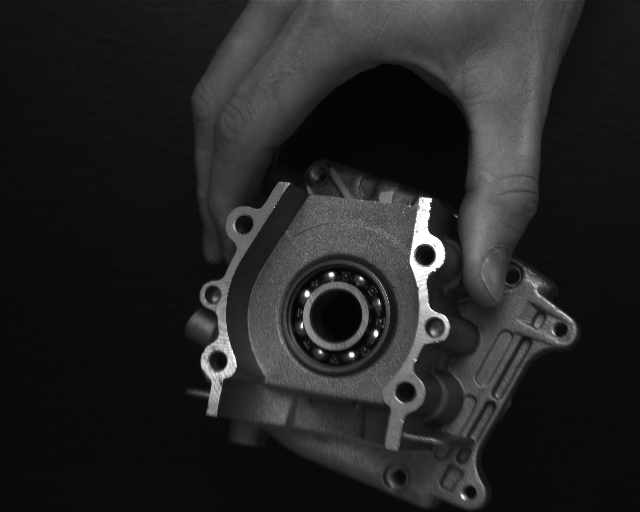
#> input picture imgs/engine_part_054.png, 640 x 512 px, found by its file name
$ python inspect_imgs.py
#> lines starting #> are read from the running program, lines starting #| are printed output that depends on the picture
import cv2
import numpy as np

img54 = cv2.imread(r"d:\tunvision\mwwz-samples\imgs\engine_part_054.png", cv2.IMREAD_GRAYSCALE)
#> img54 is the input picture: shape (512, 640); min 3, max 255, mean 36.4
img99 = cv2.imread(r"d:\tunvision\mwwz-samples\imgs\engine_part_099.png", cv2.IMREAD_GRAYSCALE)
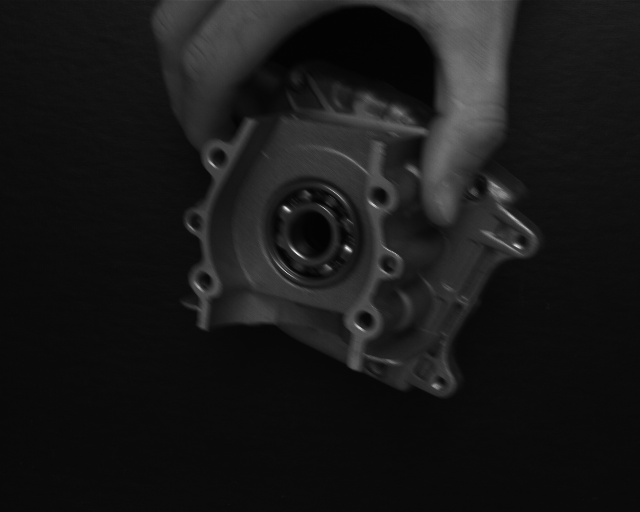
#> input picture imgs/engine_part_099.png, 640 x 512 px, found by its file name
#> img99 is the input picture: shape (512, 640); min 3, max 241, mean 23.9
print("img54:", img54.shape if img54 is not None else None)
#| img54: (512, 640)
print("img99:", img99.shape if img99 is not None else None)
#| img99: (512, 640)

ret1 = cv2.imread(r"d:\tunvision\mwwz-samples\imgs\retainers_01.png", cv2.IMREAD_GRAYSCALE)
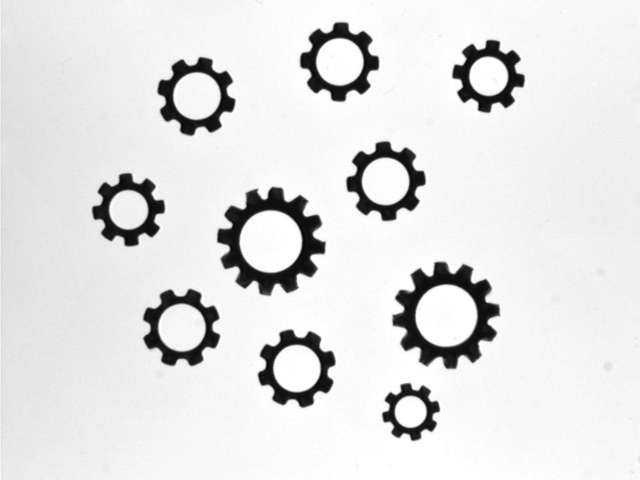
#> input picture imgs/retainers_01.png, 640 x 480 px, found by its file name
#> ret1 is the input picture: shape (480, 640); min 8, max 255, mean 225.1
ret2 = cv2.imread(r"d:\tunvision\mwwz-samples\imgs\retainers_02.png", cv2.IMREAD_GRAYSCALE)
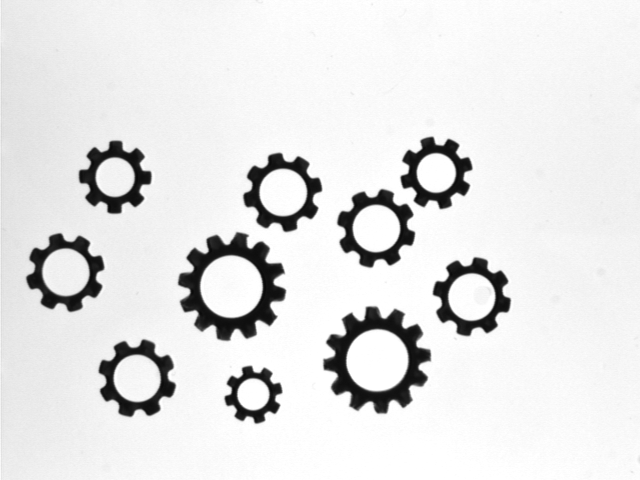
#> input picture imgs/retainers_02.png, 640 x 480 px, found by its file name
#> ret2 is the input picture: shape (480, 640); min 9, max 255, mean 227.3
print("ret1:", ret1.shape if ret1 is not None else None)
#| ret1: (480, 640)
print("ret2:", ret2.shape if ret2 is not None else None)
#| ret2: (480, 640)
